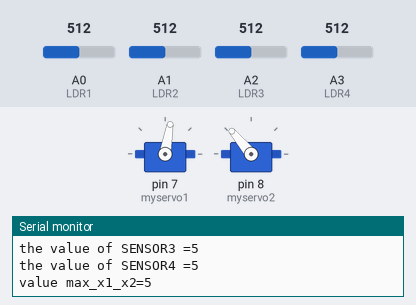
Bench run of a sketch on a simulated Arduino Uno, built with avr-gcc and run on an emulated ATmega328P. On the bench: 2 × servo, the last lines printed to the serial monitor. The inputs (shaded band) are chosen by the test bench; at power-on: A0 (LDR1) = 512, A2 (LDR3) = 512, A1 (LDR2) = 512, A3 (LDR4) = 512.

Above: at 1.8 s.
1.9 s: A0 (LDR1) set to 588
4.3 s: A0 (LDR1) set to 608
At 6.44 s:
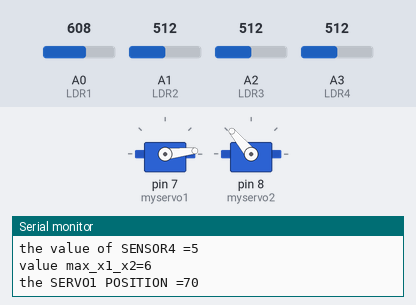
At 7.4 s:
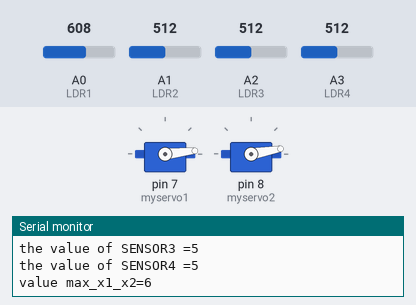
8.5 s: A2 (LDR3) set to 716
At 12.6 s:
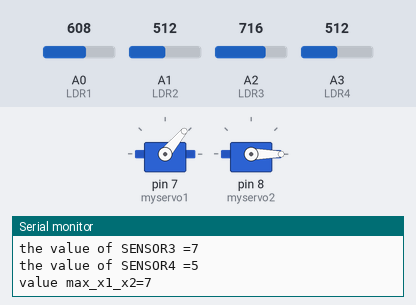
12.7 s: A1 (LDR2) set to 692
14.2 s: A1 (LDR2) set to 716
15.7 s: A3 (LDR4) set to 792
18.2 s: A3 (LDR4) set to 818
At 22.3 s:
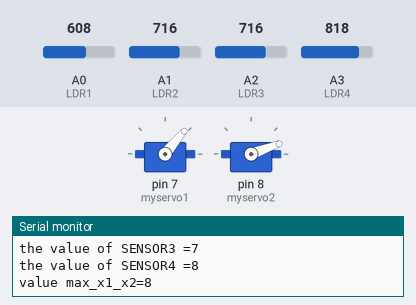
Timing chart, 0 to 26.4 s (numbered marks = the images above; inputs shaded):
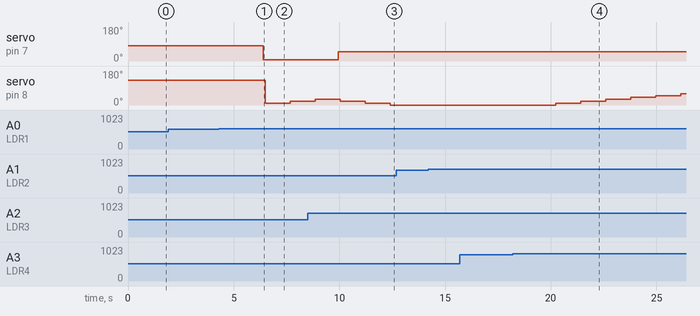

The sketch:

SWOLAR_TRACKING_ORIGINAL_CODE.ino
```cpp
                                     //settig up for the servos and photoresistors
#include <Servo.h>

Servo myservo1, myservo2,myservo3;
int  LDR1=    A0;
int  LDR2 =   A1;
int  LDR3  =  A2 ;
int  LDR4  =  A3;
          int  SENSOR1 = 0;
          int  SENSOR2 = 0;
          int  SENSOR3 = 0;
          int  SENSOR4 = 0;
int max1_2=0;
int max3_4=0;
int max_x1_x2=0;

int   SERVO1 = 80;
int   SERVO2 =  0;


void setup() {
       //setting up for the servos

  myservo1.attach(7);
  myservo2.attach(8);


  Serial.begin(9600);
                                   // Setting the initial positions of the  servos
  myservo1.write(SERVO1);
  myservo2.write(130);
}


void loop() {
                                   //the set up for the ldrs
  SENSOR1 = analogRead(LDR1) / 100;
  SENSOR2 = analogRead(LDR2) / 100;
  SENSOR3 = analogRead(LDR3) / 100;
  SENSOR4 = analogRead(LDR4) / 100;
  Serial.print("the value of SENSOR1 =");
         Serial.println(SENSOR1);
  Serial.print("the value of SENSOR2 =");
         Serial.println(SENSOR2);
  Serial.print("the value of SENSOR3 =");
         Serial.println(SENSOR3);
  Serial.print("the value of SENSOR4 =");
         Serial.println(SENSOR4);

                                    //Definition of variables
  max1_2 = max(SENSOR1, SENSOR2);
  max3_4 = max(SENSOR3, SENSOR4);
  max_x1_x2 = max(max1_2, max3_4);
  Serial.print("value max_x1_x2=");
  Serial.println(max_x1_x2);

 delay(1000);

  if(SENSOR1<max_x1_x2 && SENSOR2<max_x1_x2)
  {
    if(SERVO1<140)
      SERVO1+1;
    myservo1.write(SERVO1);
    Serial.print("the SERVO1 POSITION =");
    Serial.println(SERVO1);
    delay(100);

  }
  if(SENSOR3<max_x1_x2 && SENSOR4<max_x1_x2)
  {
    if(SERVO1>0)
      SERVO1-=10;
    myservo1.write(SENSOR1);
    Serial.print("the SERVO1 POSITION =");
    Serial.println(SERVO1);
    delay(100);
  }

  if(SENSOR2<max_x1_x2 && SENSOR3<max_x1_x2)
  {
    if(SERVO2<180)
      SERVO2+=10;
    myservo2.write(SERVO2);
    Serial.print("the SERVO2 POSITION =");
    Serial.println(SERVO2);
  }
  if(SENSOR1<max_x1_x2&& SENSOR4<max_x1_x2)
  {
    if(SERVO2>0)
      SERVO2-=10;
    myservo2.write(SERVO2);
    Serial.print("the SERVO2 POSITION =");
    Serial.println(SERVO2);
  }
  delay(10);
}
```

Measured:
- the behaviour switches between 599 and 600 on A0 (LDR1) (found by bisection; images 0 and 1)
- the behaviour switches between 799 and 800 on A3 (LDR4) (found by bisection; images 3 and 4)
- after the input at 4.3 s, servo on pin 7 (myservo1): 80° → 6° after 2.1 s; servo on pin 8 (myservo2): 130° → 10° after 2.2 s, → 20° 1.2 s later
- after the input at 8.5 s, servo on pin 7 (myservo1): 6° → 50° after 1.4 s
- after the input at 18.2 s, servo on pin 8 (myservo2): moves from 0° to 60° over 5.9 s, starting after 2.0 s
